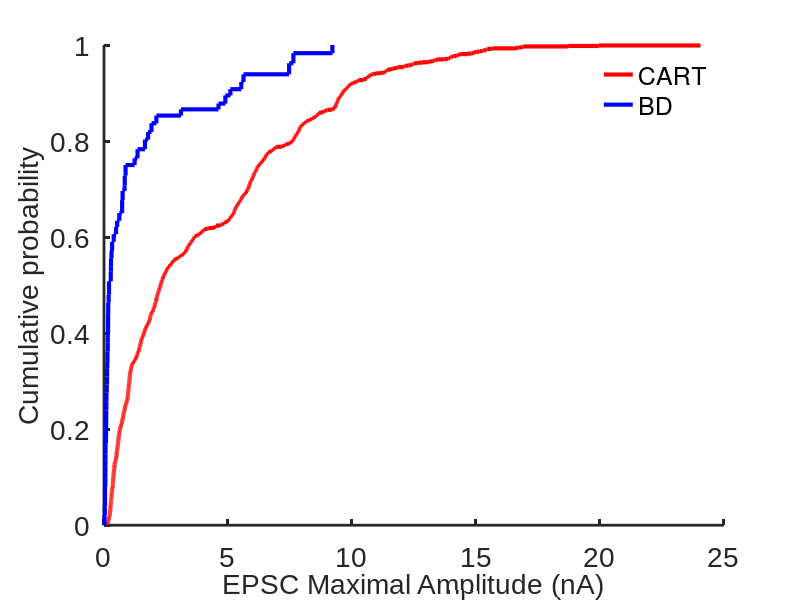
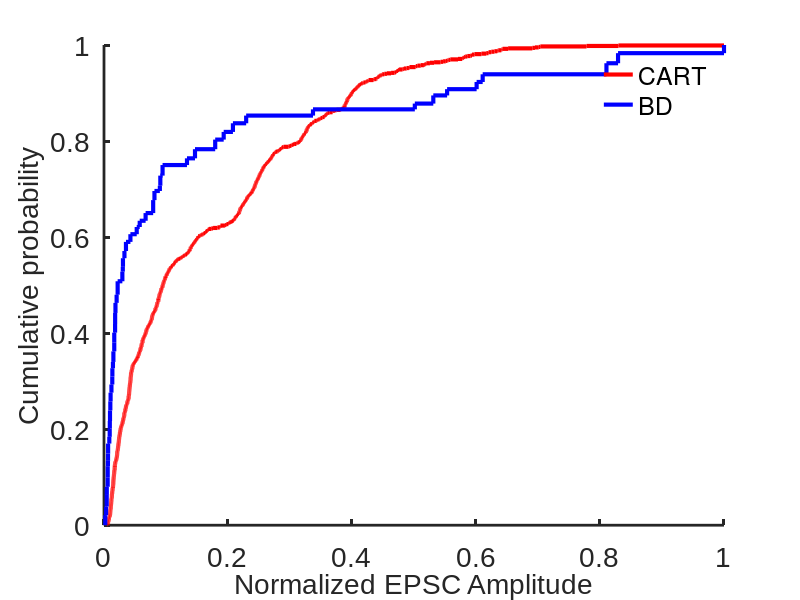
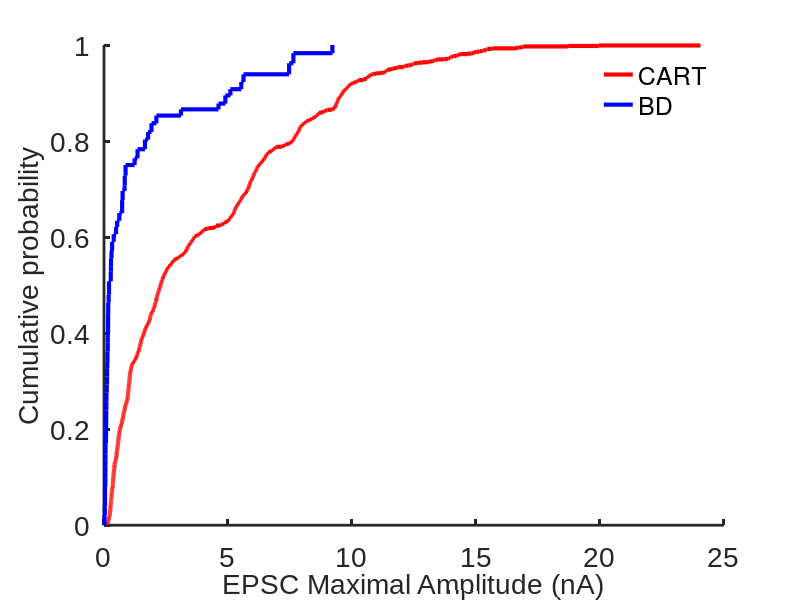
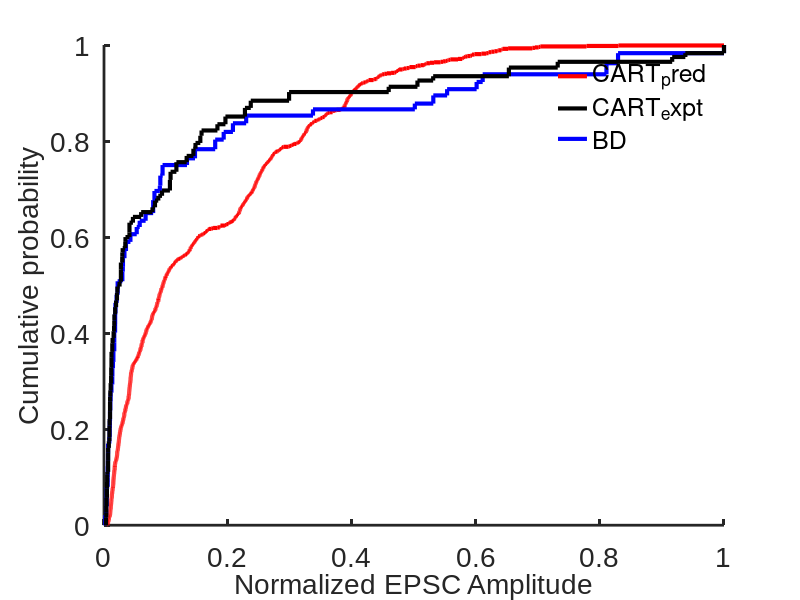

Write MATLAB code to recreate these figures, in order.
close all
clear variables
clc

data = importdata('BD_AMPA_MAX.csv'); % Pool of maximum currents evoked by BD-CreER+ inputs 
data_cart = importdata('CART_AMPA_MAX.csv'); % Pool of maximum currents evoked by CART-Cre+ inputs
TC_total = 1000; 
Nonspec_frac = 0.2726;  % Fraction of nonspecific labelling in RGC_CART-Cre mice
BD_frac = (1 - Nonspec_frac) * 0.494; % Fraction of ventral ooDSGCs 
Dors_frac = (1 - Nonspec_frac) * 0.506; % Fraction of dorsal ooDSGCs

RGC_Nonspec = [];
RGC_BD = [];
RGC_Dors = [];
RGC_CART = [];
CART = [];

i = 1;
while i <= TC_total 
    RGC_Nonspec (i) = data(randi(size(data,1)));
    RGC_Dors (i) = data(randi(size(data,1)));
    RGC_BD (i) = data(randi(size(data,1)));
    RGC_CART (i) = RGC_Nonspec (i) + RGC_Dors (i) + RGC_BD (i);
    CART(i) = data_cart(randi(size(data_cart,1)));
    i = i+1;
end

RGC_CART_plot = cdfplot (RGC_CART);
hold on;
BD_plot = cdfplot (RGC_BD);
hold on;
set (RGC_CART_plot, 'LineWidth', 3, 'Color', 'R');
set (BD_plot, 'LineWidth', 3, 'Color', 'B');
set(gca, 'LineWidth', 2);
set(gca, 'FontName', 'Arial');
set(gca, 'FontSize', 20);
box off
grid off
xlabel('EPSC Maximal Amplitude (nA)','FontSize',20);
ylabel('Cumulative probability','FontSize',20);
legend([RGC_CART_plot BD_plot], 'CART', 'BD', 'Location', 'best')
%legend("");
legend boxoff
title("");

nor_RGC_CART = RGC_CART / max (RGC_CART);
nor_RGC_BD = RGC_BD / max (RGC_BD);
nor_CART = CART / max (CART);

figure (2);
nor_RGC_CART_plot = cdfplot (nor_RGC_CART);
hold on;
nor_BD_plot = cdfplot (nor_RGC_BD);
set (nor_RGC_CART_plot, 'LineWidth', 3, 'Color', 'R');
set (nor_BD_plot, 'LineWidth', 3, 'Color', 'B');
set(gca, 'LineWidth', 2);
set(gca, 'FontName', 'Arial');
set(gca, 'FontSize', 20);
box off
grid off
xlabel('Normalized EPSC Amplitude','FontSize',20);
ylabel('Cumulative probability','FontSize',20);
legend([nor_RGC_CART_plot nor_BD_plot], 'CART', 'BD', 'Location', 'best')
%legend ("");
legend boxoff
title("");

j = 1;
i = 1;
while j <= length (RGC_CART)
    if RGC_CART (j) > 0
        RGC_CART_nonZ (i) = RGC_CART (j);
        i = i+1;
    else
    end
    j = j+1;
end

j = 1;
i = 1;
while j <= length (RGC_BD)
    if RGC_BD (j) > 0
        RGC_BD_nonZ (i) = RGC_BD (j);
        i = i+1;
    else
    end
    j = j+1;
end

j = 1;
i = 1;
while j <= length (RGC_Dors)
    if RGC_Dors (j) > 0
        RGC_Dors_nonZ (i) = RGC_Dors (j);
        i = i+1;
    else
    end
    j = j+1;
end

figure (3);
RGC_CART_nonZ_plot = cdfplot (RGC_CART_nonZ);
hold on;
RGC_BD_nonZ_plot = cdfplot (RGC_BD_nonZ);
set (RGC_CART_nonZ_plot, 'LineWidth', 3, 'Color', 'R');
set (RGC_BD_nonZ_plot, 'LineWidth', 3, 'Color', 'B');
set(gca, 'LineWidth', 2);
set(gca, 'FontName', 'Arial');
set(gca, 'FontSize', 20);
box off
grid off
xlabel('EPSC Maximal Amplitude (nA)','FontSize',20);
ylabel('Cumulative probability','FontSize',20);
legend([RGC_CART_nonZ_plot RGC_BD_nonZ_plot], 'CART', 'BD', 'Location', 'best')
%legend("");
legend boxoff
title("");

j = 1;
i = 1;
while j <= length (nor_RGC_CART)
    if nor_RGC_CART (j) > 0
        nor_RGC_CART_nonZ (i) = nor_RGC_CART (j);
        i = i+1;
    else
    end
    j = j+1;
end

j = 1;
i = 1;
while j <= length (nor_RGC_BD)
    if nor_RGC_BD (j) > 0
        nor_RGC_BD_nonZ (i) = nor_RGC_BD (j);
        i = i+1;
    else
    end
    j = j+1;
end

j = 1;
i = 1;
while j <= length (nor_CART)
    if nor_CART (j) > 0
        nor_CART_nonZ (i) = nor_CART (j);
        i = i+1;
    else
    end
    j = j+1;
end

figure (4);
nor_RGC_CART_nonZ_plot = cdfplot (nor_RGC_CART_nonZ);
hold on;
nor_RGC_BD_nonZ_plot = cdfplot (nor_RGC_BD_nonZ);
hold on;
nor_CART_nonZ_plot = cdfplot (nor_CART_nonZ);
set (nor_RGC_CART_nonZ_plot, 'LineWidth', 3, 'Color', 'R');
set (nor_RGC_BD_nonZ_plot, 'LineWidth', 3, 'Color', 'B');
set (nor_CART_nonZ_plot, 'LineWidth', 3, 'Color', 'k');
set(gca, 'LineWidth', 2);
set(gca, 'FontName', 'Arial');
set(gca, 'FontSize', 20);
box off
grid off
xlabel('Normalized EPSC Amplitude','FontSize',20);
ylabel('Cumulative probability','FontSize',20);
legend([nor_RGC_CART_nonZ_plot nor_CART_nonZ_plot nor_RGC_BD_nonZ_plot], 'CART_pred', 'CART_expt', 'BD', 'Location', 'best');
%legend("");
legend boxoff
title("");
[nor_nonZ_h1,p1] = kstest2 (nor_RGC_CART_nonZ, nor_RGC_BD_nonZ);
